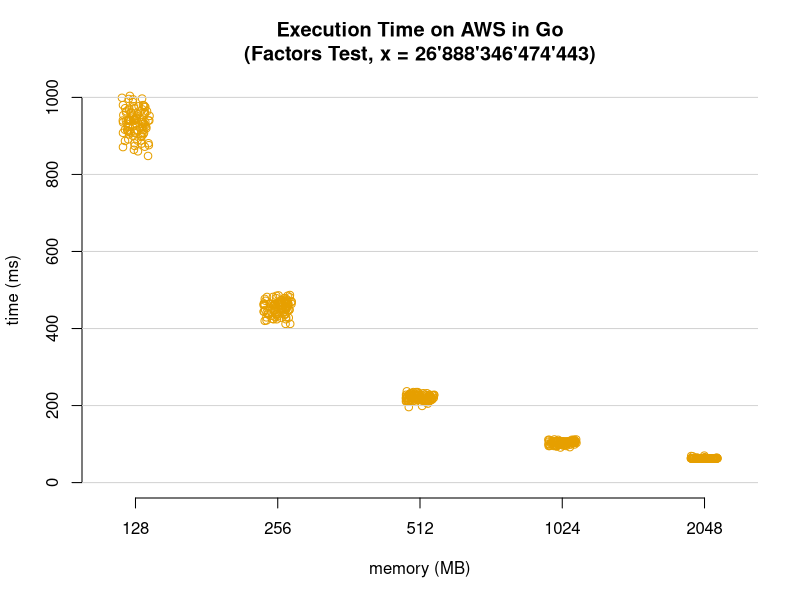

Here is the R script that generated this plot:
input <- read.csv("raw_general_aws_go_data.csv",header=T,sep=",")
png(file = "scatterplot_general_aws_go.png", width=1000, height=1000, units="px", pointsize=24)
stripchart(input$measured_ms ~ input$memory_mb, pch = 21, frame = FALSE, vertical = TRUE, method = "jitter", main = "Execution Time on AWS in Go\n(Factors Test, x = 26'888'346'474'443)", xlab = "memory (MB)", ylab = "time (ms)", ylim = c(0, 1000), col = c("#E69F00", "#E69F00", "#E69F00", "#E69F00", "#E69F00"))
grid (NULL,NULL,nx=0,col = "lightgray")
